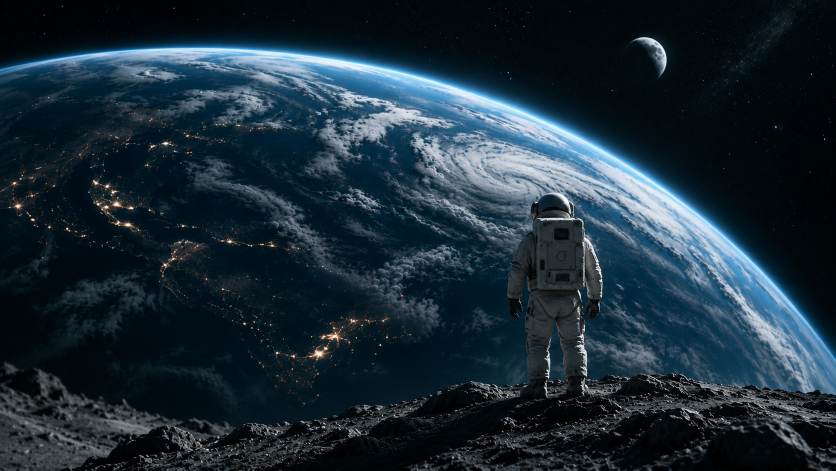
#> input picture sequence/3.png, 1671 x 941 px, given in place of 4.png.png, which was not available (shown at 1/2 size)
$ python planet_grade.py ../../sequence/3.png ../../sequence/4.png
#> lines starting #> are read from the running program, lines starting #| are printed output that depends on the picture; after the words box and inside, x2 and y2 are one past the last pixel; in counts of white or black regions, pixels touching at a corner belong together
"""Match the planet's colour in a frame to the reference look (frame 3), touching only planet pixels.
Planet mask = bluish pixels (+ clouds enclosed by them), minus the astronaut (Apple Vision mask), minus anything below
a per-frame ground line. Lab mean/std transfer per channel, feathered. Usage: python planet_grade.py <frame> [ref]
"""
import sys, subprocess
from pathlib import Path
import numpy as np, cv2
F = Path(__file__).resolve().parents[2] / 'production/v3/frames'
MASK = '/Users/david/AI-Video-Lab/scripts/mask_fg.swift'
def planet_mask(k):
#> called with k = '../../sequence/4.png'
    im = cv2.imread(str(F / f'{k}.png')); hsv = cv2.cvtColor(im, cv2.COLOR_BGR2HSV)
#> in planet_mask, im is the input picture: shape (941, 1671, 3); mean B, G, R 56, 45, 28.2
#> after `hsv = cv2.cvtColor(im, cv2.COLOR_BGR2HSV)`: hsv: shape (941, 1671, 3); mean H, S, V 100.7, 176.9, 56.2
    blue = ((hsv[..., 0] > 88) & (hsv[..., 0] < 132) & (hsv[..., 1] > 30) & (hsv[..., 2] > 30)).astype(np.uint8)
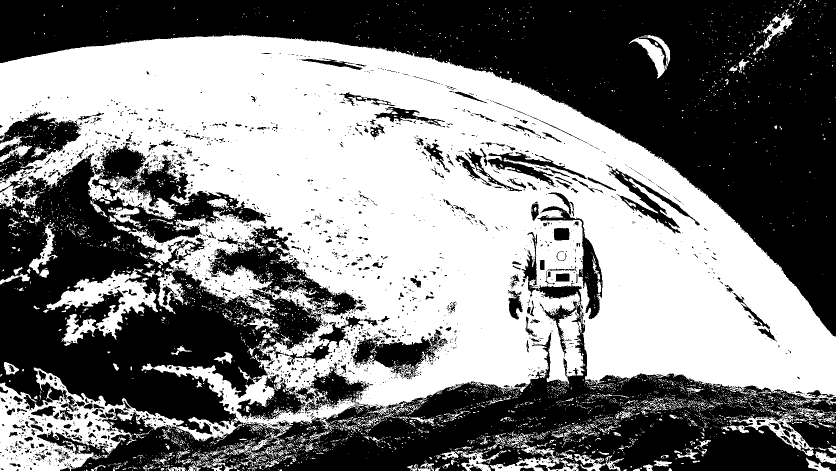
#> blue: shape (941, 1671) (shown at 1/2 size); values 0 (black) and 1 (white), 49.8% white; 4280 white regions (3996 under 20 px), largest, box (x1, y1, x2, y2) and area: (0, 69, 1671, 941) 713761, (93, 537, 316, 692) 11866, (176, 335, 353, 439) 5320
    blob = cv2.morphologyEx(blue, cv2.MORPH_CLOSE, np.ones((41, 41), np.uint8))
#> blob: shape (941, 1671); values 0 (black) and 1 (white), 76.7% white; 14 black regions, largest, box (x1, y1, x2, y2) and area: (943, 0, 1671, 457) 158922, (0, 488, 480, 839) 76808, (0, 0, 509, 122) 41439
    n, lab, st, _ = cv2.connectedComponentsWithStats(blob)
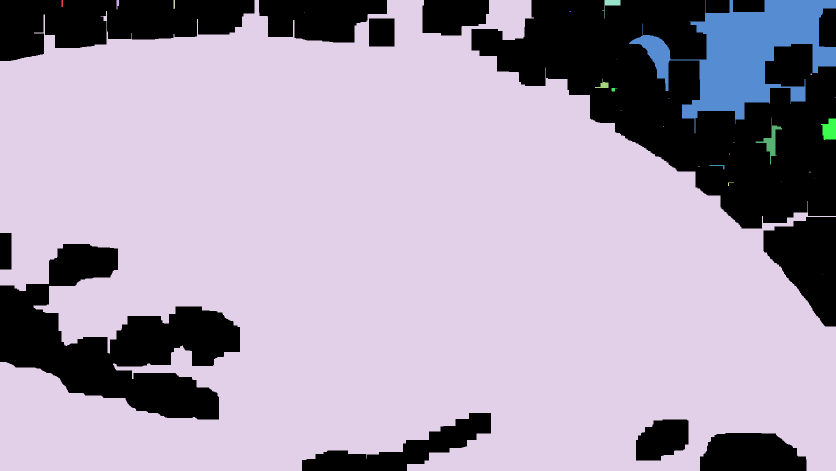
#> lab: shape (941, 1671) int32 (shown at 1/2 size); 28 distinct labels, from 0 to 27; one colour per label, 0 black
#> n = 28; st = 28 rows, first 6: [0, 0, 1671, 941, 366944], [123, 0, 3, 14, 42], [233, 0, 5, 19, 74], [347, 0, 3, 18, 53], [0, 0, 1671, 941, 1158360], [1204, 0, 37, 37, 382]
    keep = np.zeros_like(blob)
    for i in range(1, n):
        if st[i, cv2.CC_STAT_AREA] > 4000: keep[lab == i] = 1
#> keep: shape (941, 1671); values 0 (black) and 1 (white), 76.5% white; 14 black regions, largest, box (x1, y1, x2, y2) and area: (943, 0, 1671, 457) 161685, (0, 488, 480, 839) 76808, (0, 0, 509, 122) 41608
    lit = (hsv[..., 2] > 40).astype(np.uint8)              # exclude black sky inside the closing
#> lit: shape (941, 1671); values 0 (black) and 1 (white), 42.6% white; 2371 white regions (2123 under 20 px), largest, box (x1, y1, x2, y2) and area: (0, 76, 1671, 912) 566751, (0, 736, 538, 941) 40081, (481, 794, 858, 941) 7516
    m = keep & lit
    tmp = F / f'_pm-{k}.png'
    subprocess.run(['swift', MASK, str(F / f'{k}.png'), str(tmp)], capture_output=True)
#> (this line was passed over: subprocess is not available in this run)
    if tmp.exists():
        a = cv2.resize(cv2.imread(str(tmp), 0), (im.shape[1], im.shape[0])) > 100
        m[cv2.dilate(a.astype(np.uint8), np.ones((7, 7), np.uint8)) > 0] = 0; tmp.unlink()
    return im, m
def stats(im, m):
    lab = cv2.cvtColor(im, cv2.COLOR_BGR2LAB).astype(np.float32); v = lab[m > 0]
#> after `lab = cv2.cvtColor(im, cv2.COLOR_BGR2LAB).astype(np.float32)`:
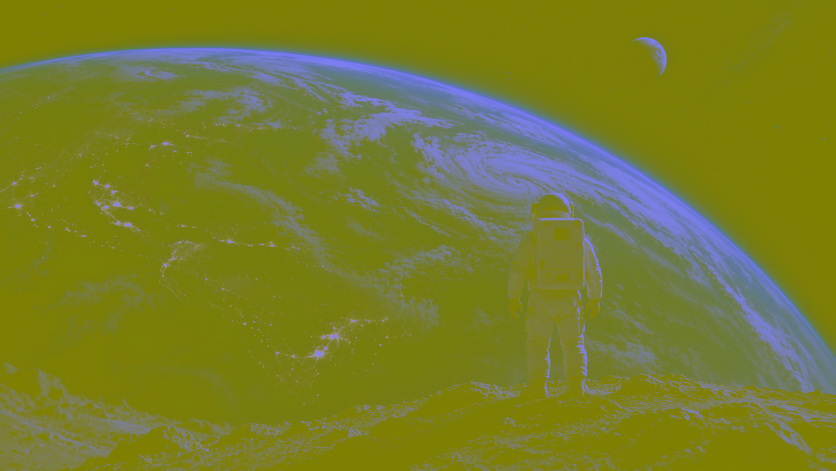
#> lab: shape (941, 1671, 3) float32 (shown at 1/2 size); mean B, G, R 43.5, 126.8, 120.3
    return v.mean(0), v.std(0) + 1e-3
if __name__ == '__main__':
    k = sys.argv[1]; ref = sys.argv[2] if len(sys.argv) > 2 else '3'
    rim, rm = planet_mask(ref); rmu, rsd = stats(rim, rm)
#> after `rmu, rsd = stats(rim, rm)`: rmu = [89.09, 124.9, 115.5]; rsd = [57.2, 2.32, 8.17]
    im, m = planet_mask(k); mu, sd = stats(im, m)
#> call 2 of planet_mask, with k = '../../sequence/3.png'
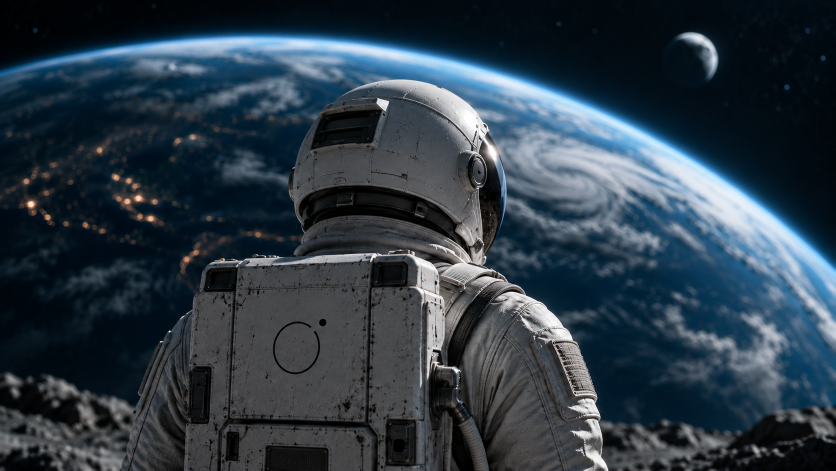
#> input picture sequence/4.png, 1671 x 941 px, given in place of 3.png.png, which was not available (shown at 1/2 size)
#> in planet_mask, im is the input picture: shape (941, 1671, 3); mean B, G, R 71, 60, 46.3
#> in planet_mask (call 2), `hsv = cv2.cvtColor(im, cv2.COLOR_BGR2HSV)`: hsv: shape (941, 1671, 3); mean H, S, V 97.9, 125.7, 71.5
#> in planet_mask (call 2), `blue = ((hsv[..., 0] > 88) & (hsv[..., 0] < 132) & (hsv[..., 1] > 30) ..`: blue: shape (941, 1671); values 0 (black) and 1 (white), 43.5% white; 1330 white regions (1135 under 20 px), largest, box (x1, y1, x2, y2) and area: (0, 48, 1671, 898) 641510, (1339, 61, 1447, 165) 4289, (0, 465, 141, 552) 3545
#> in planet_mask (call 2), `blob = cv2.morphologyEx(blue, cv2.MORPH_CLOSE, np.ones((41, 41), np.ui..`: blob: shape (941, 1671); values 0 (black) and 1 (white), 61.7% white; 21 black regions, largest, box (x1, y1, x2, y2) and area: (313, 284, 1088, 941) 276475, (0, 0, 1671, 460) 228235, (0, 552, 333, 786) 46148
#> in planet_mask (call 2), `n, lab, st, _ = cv2.connectedComponentsWithStats(blob)`:
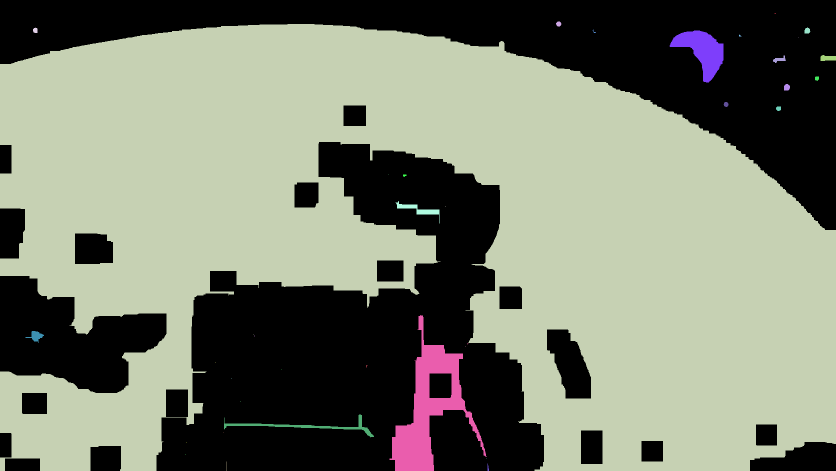
#> lab: shape (941, 1671) int32 (shown at 1/2 size); 38 distinct labels, from 0 to 37; one colour per label, 0 black
#> in planet_mask (call 2), `n, lab, st, _ = cv2.connectedComponentsWithStats(blob)`: n = 38; st = 38 rows, first 6: [0, 0, 1671, 941, 602958], [1549, 26, 2, 2, 3], [1112, 43, 11, 10, 83], [0, 48, 1671, 893, 941547], [66, 55, 9, 11, 82], [1609, 55, 12, 12, 112]
#> after the loop in planet_mask (call 2), `for i in range(1, n):`: keep: shape (941, 1671); values 0 (black) and 1 (white), 61.4% white; 21 black regions, largest, box (x1, y1, x2, y2) and area: (313, 284, 1088, 941) 279187, (0, 0, 1671, 460) 229350, (0, 552, 333, 786) 46531
#> in planet_mask (call 2), `lit = (hsv[..., 2] > 40).astype(np.uint8)`: lit: shape (941, 1671); values 0 (black) and 1 (white), 61.9% white; 1291 black regions (1102 under 20 px), largest, box (x1, y1, x2, y2) and area: (0, 0, 1671, 497) 251809, (0, 194, 608, 857) 200668, (598, 371, 937, 509) 17700
#> in planet_mask (call 2), `m = keep & lit`: m: shape (941, 1671); values 0 (black) and 1 (white), 46.7% white; 284 white regions (204 under 20 px), largest, box (x1, y1, x2, y2) and area: (0, 54, 1671, 941) 686743, (790, 630, 920, 941) 9851, (127, 517, 304, 628) 7903
#> in stats (call 2), `lab = cv2.cvtColor(im, cv2.COLOR_BGR2LAB).astype(np.float32)`:
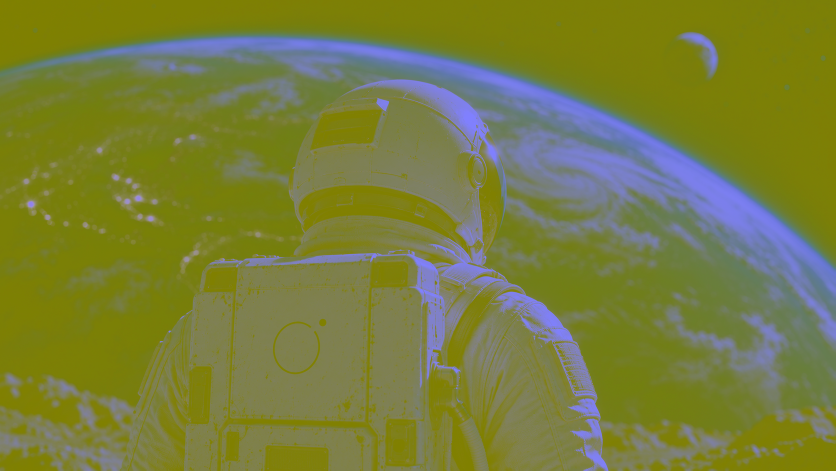
#> lab: shape (941, 1671, 3) float32 (shown at 1/2 size); mean B, G, R 60.7, 127.3, 120.5
#> after `mu, sd = stats(im, m)`: mu = [92.53, 126.2, 115.7]; sd = [58.09, 2.25, 8.85]
    lab = cv2.cvtColor(im, cv2.COLOR_BGR2LAB).astype(np.float32)
    s = np.array([0.6 * rsd[0] / sd[0] + 0.4, rsd[1] / sd[1], rsd[2] / sd[2]], np.float32)   # keep most of the local contrast
#> s = [0.991, 1.03, 0.923]
    graded = (lab - mu) * s + rmu
    out = cv2.cvtColor(graded.clip(0, 255).astype(np.uint8), cv2.COLOR_LAB2BGR).astype(np.float32)
    w = cv2.GaussianBlur(m.astype(np.float32), (21, 21), 0)[..., None]
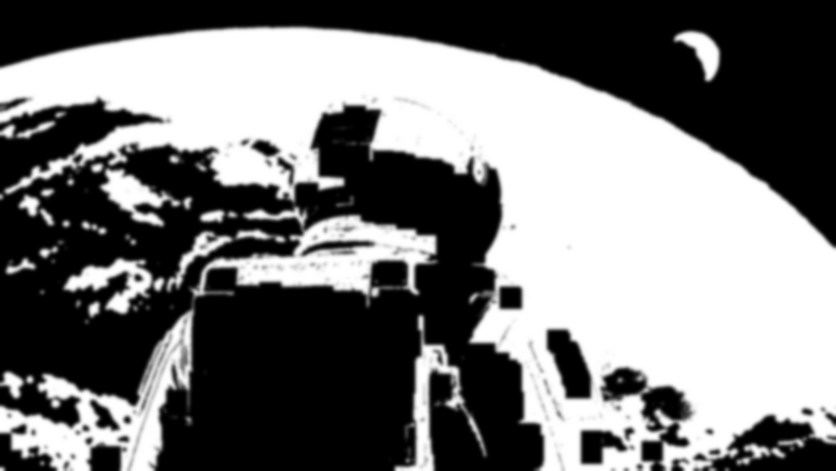
#> w: shape (941, 1671, 1) float32 (shown at 1/2 size); min 0, max 1, mean 0.467
    bk = F / 'rejected' / f'{k}-pre-grade.png'
    if not bk.exists(): cv2.imwrite(str(bk), im)
    cv2.imwrite(str(F / f'{k}.png'), (out * w + im * (1 - w)).clip(0, 255).astype(np.uint8))
    print(f'{k}: planet px {int(m.sum())}, Lab mean {np.round(mu - [0,128,128],1)} -> {np.round(rmu - [0,128,128],1)}')
#| ../../sequence/3.png: planet px 734393, Lab mean [ 92.5  -1.8 -12.3] -> [ 89.1  -3.1 -12.5]
